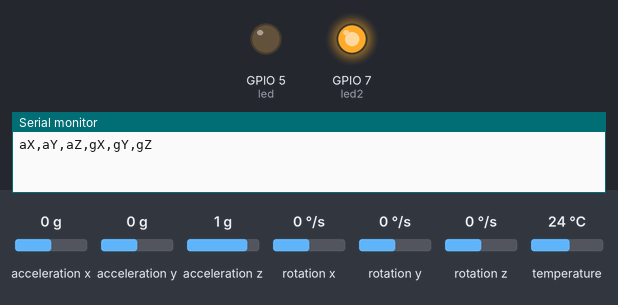
This sketch was run on a simulated ESP32. Shown: output pins drawn as LEDs (lit = HIGH), the last lines printed to the serial monitor. Dashed ring = blinking. The test bench sets the inputs (shaded band); at power-on: acceleration x 0 g, acceleration y 0 g, acceleration z 1 g, rotation x 0 °/s, rotation y 0 °/s, rotation z 0 °/s, temperature 24 °C.

Above: at 1.3 s.
1.4 s: acceleration x set to -0.7 g
2.9 s: acceleration x set to -1 g
5.9 s: acceleration x set to -0.8 g
At 6.6 s:
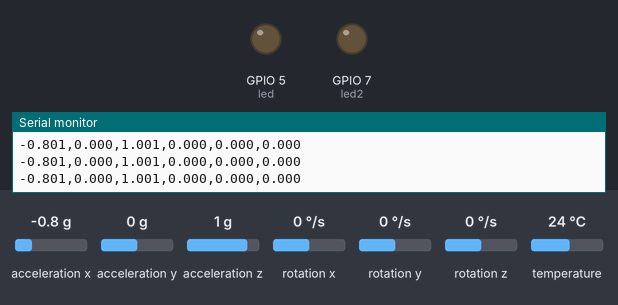
7.5 s: acceleration y set to 0.8 g
At 7.67 s:
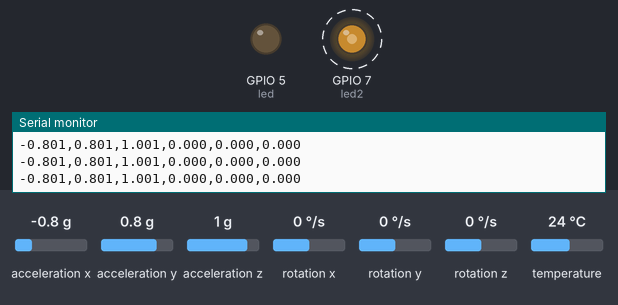
10.5 s: acceleration y set to 0 g
At 11.3 s:
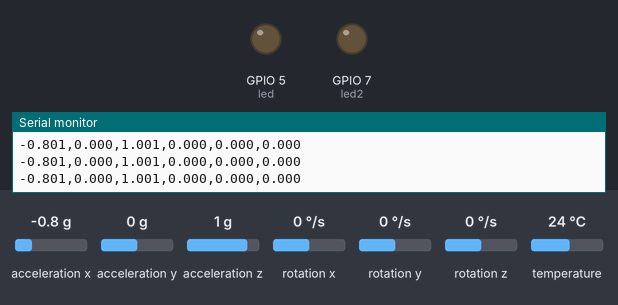
Timing chart, 0 to 13.1 s (numbered marks = the images above; inputs shaded):
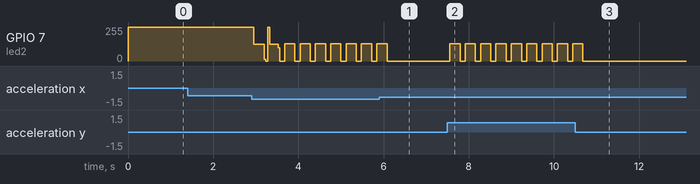

Measured:
- after the input at 1.4 s, every drawn part: stays the same
- after the input at 5.9 s, GPIO 7 (led2): goes on until 6.1 s, then stays 0/255
- after the input at 7.5 s, GPIO 7 (led2): alternates 130/255 for 0.24 s and 0/255 for 0.12 s, starting after 0.06 s
- after the input at 10.5 s, GPIO 7 (led2): goes on until 10.7 s, then stays 0/255

The sketch:

IMU_Capture.ino
```cpp
#include <Adafruit_MPU6050.h>
#include <Adafruit_Sensor.h>
#include <Wire.h>

Adafruit_MPU6050 mpu;


const float accelerationThreshold = 1.85; // threshold of significant in m/s
const int numSamples = 80;
int samplesRead = numSamples;
float aSum, aSum_g;
float Ax, Ay, Az, Gx, Gy, Gz;
int contador=0;
int muestras=50;
int led=5;
int led2=7;
bool bandera=true;
void setup(void) {
  pinMode(led,OUTPUT);
  digitalWrite(led,LOW);
  pinMode(led2,OUTPUT);
  digitalWrite(led2,HIGH);
  Serial.begin(115200);
  while (!Serial)
    delay(10);

  if (!mpu.begin()) {
    Serial.println("Failed to find MPU6050 chip");
    while (1) {
      delay(10);
    }
  }
  mpu.setAccelerometerRange(MPU6050_RANGE_4_G);
  mpu.setGyroRange(MPU6050_RANGE_2000_DEG);
  mpu.setFilterBandwidth(MPU6050_BAND_21_HZ);
  delay(100);
  Serial.println("aX,aY,aZ,gX,gY,gZ");

}
void loop(){
  while (samplesRead == numSamples){
     sensors_event_t a, g, temp;
     mpu.getEvent(&a, &g, &temp);

        aSum = fabs(a.acceleration.x) + fabs(a.acceleration.y) + fabs(a.acceleration.z);
        aSum_g=aSum/9.8;
    if (aSum_g >= accelerationThreshold) {
        // reset the sample read count
        samplesRead = 0;
        break;
      }

  }
   while (samplesRead < numSamples) {

      sensors_event_t a, g, temp;
     mpu.getEvent(&a, &g, &temp);
     Ax=(a.acceleration.x)/9.8;
     Ay=(a.acceleration.y)/9.8;
     Az=(a.acceleration.z)/9.8;
      samplesRead++;
//      Serial.print(aSum_g);
//      Serial.print(',');
//      Serial.print(aSum);
//      Serial.println();
      // print the data in CSV format
      Serial.print(Ax, 3);
      Serial.print(',');
      Serial.print(Ay, 3);
      Serial.print(',');
      Serial.print(Az, 3);
      Serial.print(',');
      Serial.print(g.gyro.x, 3);
      Serial.print(',');
      Serial.print(g.gyro.y, 3);
      Serial.print(',');
      Serial.print(g.gyro.z, 3);
      Serial.println();
      bandera=!bandera;
      if(bandera){
        digitalWrite(led2,HIGH);
        }
        else{
          digitalWrite(led2,LOW);
          }
      if (samplesRead == numSamples) {
        // add an empty line if it's the last sample
        Serial.println();
        digitalWrite(led2,LOW);
        contador++;
        delay(100);
      }
    if(contador == muestras){
        digitalWrite(led,HIGH);
        while(1){}
        }
  }


  }
```
